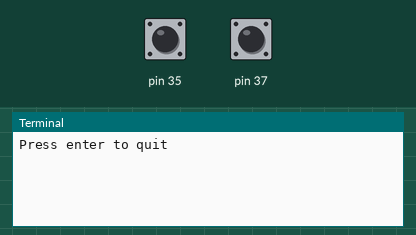
Bench run of a program on a simulated Raspberry Pi (header pin numbers). On the bench: the last lines printed to the terminal. The test bench sets the inputs (shaded band); at power-on: pin 35 LOW, pin 37 LOW.

Above: at 1.2 s.
1.3 s: pin 35 pulled HIGH for 0.15 s
At 2.2 s:
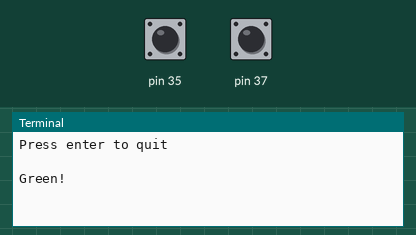
2.9 s: pin 37 pulled HIGH for 0.15 s
At 3.4 s:
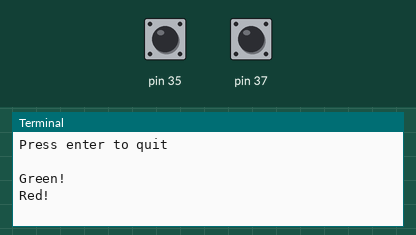

The program:

button_press_1.py
```python
import RPi.GPIO as GPIO # Import Raspberry Pi GPIO library
import time

def button_callback_red(channel):
	print("Red!")
	time.sleep(.5)

def button_callback_green(channel):
	print("Green!")
	time.sleep(.5)

GPIO.setwarnings(False) # Ignore warning for now
GPIO.setmode(GPIO.BOARD) # Use physical pin numbering
GPIO.setup(37, GPIO.IN, pull_up_down=GPIO.PUD_DOWN) # Set pin 37 to be an input pin and set initial value to be pulled low (off)
GPIO.setup(35, GPIO.IN, pull_up_down=GPIO.PUD_DOWN) # Set pin 35 to be an input pin and set initial value to be pulled low (off)

GPIO.add_event_detect(35,GPIO.RISING,callback=button_callback_green) # Setup event on pin 35 rising edge
GPIO.add_event_detect(37,GPIO.RISING,callback=button_callback_red) # Setup event on pin 37 rising edge


message = input("Press enter to quit\n\n") # Run until someone presses enter

GPIO.cleanup() # Clean up
```

Measured:
- after the input at 1.3 s, the terminal: prints a new line at once (image 1)
- after the input at 2.9 s, the terminal: prints a new line at once (image 2)
